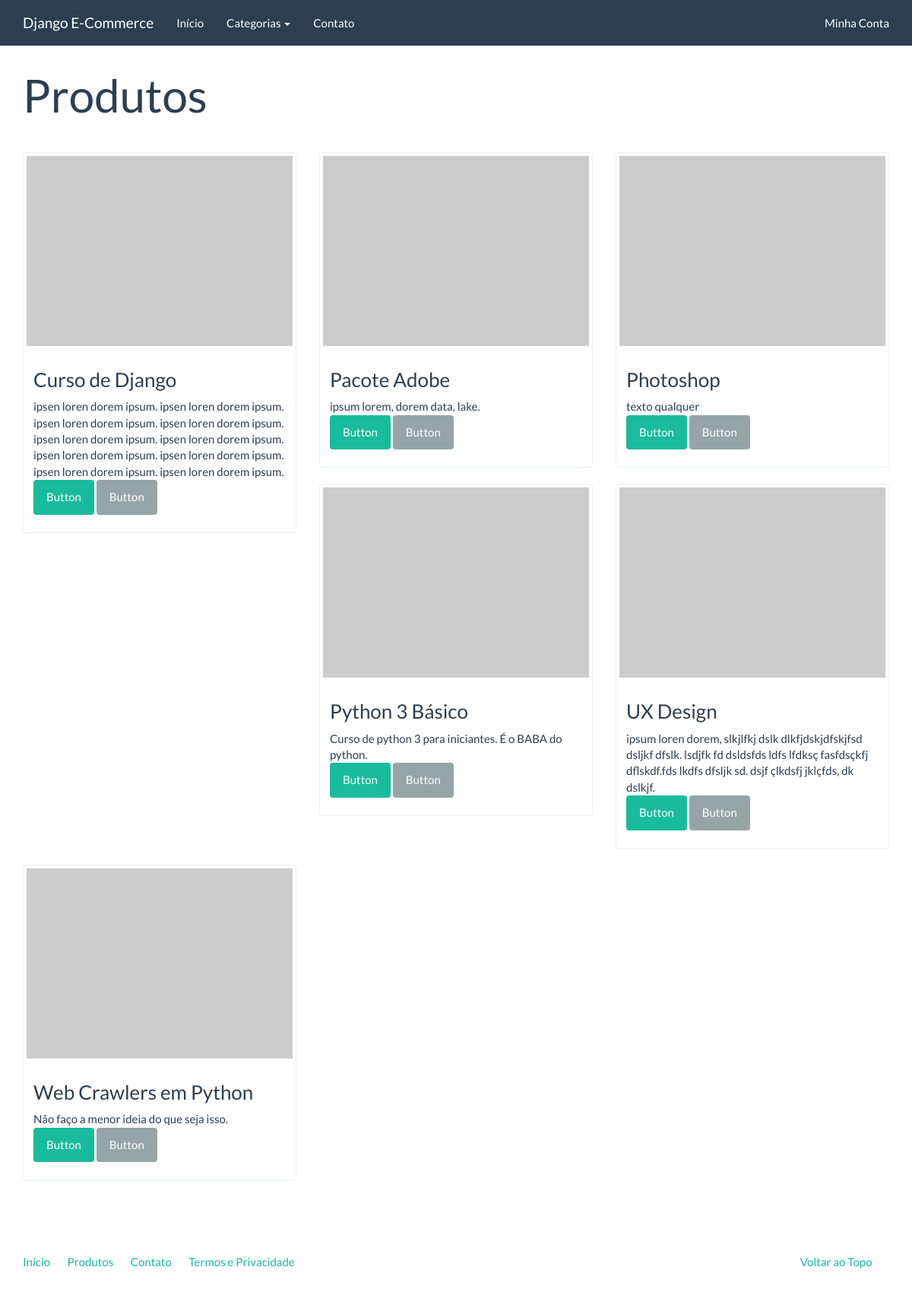
Screenshot of /catalogo/ with the database file from the repository.
### catalog/models.py (models this page shows)
class Product(models.Model):
        name = models.CharField('Nome', max_length=100)
        slug = models.SlugField('Identificador', max_length=100)
        category = models.ForeignKey('catalog.Category', verbose_name='Categoria', on_delete=models.CASCADE)
        description = models.TextField('Descrição', blank=True)
        price = models.DecimalField('Preço', decimal_places=2, max_digits = 10)
        created = models.DateTimeField('Criado em', auto_now_add=True)
        modified = models.DateTimeField('Modificado em', auto_now=True)
        class Meta:
            verbose_name = 'Produto'
            verbose_name_plural = 'Produtos'
            ordering = ['name']
        def get_absolute_url(self):
            return reverse('catalog:product', kwargs = {'slug':self.slug})
        def __str__(self):
            return self.name

### catalog/views.py (the view)
def product_list(request):
    context = {
        'products': Product.objects.all()
    }
    return render(request, 'catalog/product_list.html', context)

### catalog/context_processors.py (called while the page is built)
def categories(request):
    return {
        'categories': Category.objects.all()
    }

### catalog/models.py (called while the page is built)
    def get_absolute_url(self):
        return reverse('catalog:category', kwargs={'slug':self.slug})

    def __str__(self):
        return self.name

### catalog/templates/catalog/product_list.html (shortened to what this page needs)
{% extends 'base.html' %}
{% block container %}
<div class="page-header">
  <h1>Produtos</h1>
</div>
<div class="row">
  {% for product in products %}
    <div class="col-sm-6 col-md-4">
      <div class="thumbnail">
        <a href="#">
          <img src="http://placehold.it/350x250" alt="" />
        </a>
        <div class="caption">
          <h3>{{product}}</h3>
          {{ product.description }}
          <p><a href="{{product.get_absolute_url}}" class="btn btn-success" role="button">Button</a> <a href="#" class="btn btn-default" role="button">Button</a></p>
        </div>
      </div>
    </div>
  {% endfor %}
</div>
{% endblock %}

### core/templates/base.html (shortened to what this page needs)
<!DOCTYPE html>
{% load static %}
<html lang="en">
<head>
	<link rel="stylesheet" href="{% static 'assets/bootstrap.min.css' %}" media="screen" />
	<link rel="stylesheet" href="{% static 'assets/custom.min.css' %}" media="screen" />
</head>
<body>
    <div class="navbar navbar-default navbar-fixed-top">
      <div class="container">
        <div class="navbar-header">
          <a href="" class="navbar-brand">Django E-Commerce</a>
        </div>
        <div class="navbar-collapse collapse" id="navbar-main">
          <ul class="nav navbar-nav">
            <li>
              <a href="{% url 'index' %}">Início</a>
            </li>
            <li class="dropdown">
              <a class="dropdown-toggle" data-toggle="dropdown" href="#" id="download">Categorias <span class="caret"></span></a>
            </li>
			<li>
				<a href="{% url 'contact' %}">Contato</a>
			</li>
          </ul>
          <ul class="nav navbar-nav navbar-right">
            <li><a href="#">Minha Conta</a></li>
          </ul>
        </div>
      </div>
    </div>
    <div class="container">
		{% block container %}{% endblock %}
		<footer>
			<div class="row">
			  <div class="col-lg-12">
			    <ul class="list-unstyled">
			      <li class="pull-right"><a href="#top">Voltar ao Topo</a></li>
			      <li><a href="{% url 'index' %}">Início</a></li>
			      <li><a href="{% url 'catalog:product_list' %}">Produtos</a></li>
			      <li><a href="{% url 'contact' %}">Contato</a></li>
			      <li><a href="">Termos e Privacidade</a></li>
			    </ul>
			  </div>
			</div>
		</footer>
	</div>
</body>
</html>

### rows the page displays
Product: name "Curso de Django", description "ipsen loren dorem ipsum. ipsen loren dorem ipsum. ipsen loren dorem ipsum. ipsen loren dorem ipsum. ipsen loren dorem ipsum. ipsen loren dorem ipsum. ipsen loren dorem ipsum. ipsen loren dorem ipsum. ipsen loren dorem ipsum. ipsen loren dorem ipsum."
Product: name "Pacote Adobe", description "ipsum lorem, dorem data, lake."
Product: name "Photoshop", description "texto qualquer"
Product: name "Python 3 Básico", description "Curso de python 3 para iniciantes. É o BABA do python."
Product: name "UX Design", description "ipsum loren dorem, slkjlfkj dslk dlkfjdskjdfskjfsd dsljkf dfslk. lsdjfk fd dsldsfds ldfs lfdksç fasfdsçkfj dflskdf.fds lkdfs dfsljk sd. dsjf çlkdsfj jklçfds, dk dslkjf."
Product: name "Web Crawlers em Python", description "Não faço a menor ideia do que seja isso."
